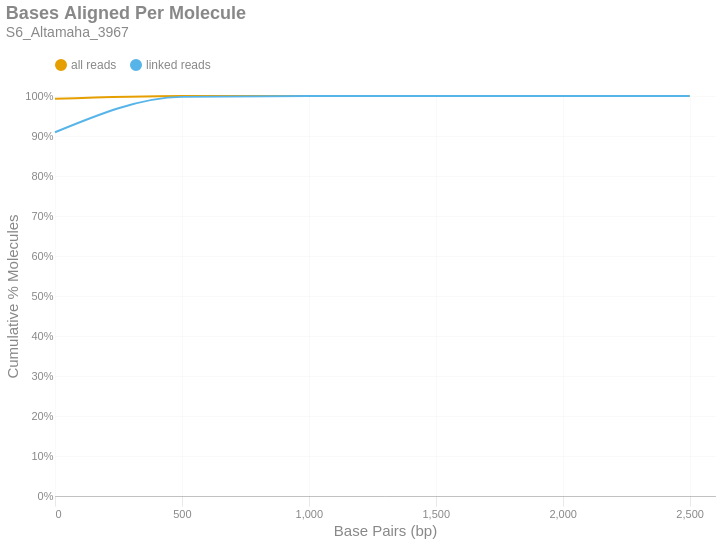

This figure's notebook cell:
### Markdown cell above
### Bases Aligned Per Molecule
This is a cumulative frequency distribution showing the number of base pairs aligned per unique molecule. These data are shown in 500 bp bins. There are two distributions: one with `all reads` (yellow) and another with only `linked reads` (blue). The percent of molecules in the `linked reads` distribution is relative to the total number of linked molecules.

### Code cell
if SKIPLR:
    print_html(f"Skipped")
else:
    binned_df = consolidated_hist(valids['aligned_bp'], mask, 500, True)
    with SafeRender(binned_df):
        (
            density_plot(binned_df, 'Bases Aligned Per Molecule', samplename, 'basesper')
            .encode(
                x=alt.X('bin:Q', title="Base Pairs (bp)").axis(tickMinStep=500).scale(padding=0),
                y=alt.Y('value:Q', title='Cumulative % Molecules')
                    .axis(format='%')
                    .scale(domain = [0,1])
                    .stack(False),
                color=alt.Color("key:N").scale(domain = ["all reads", "linked reads"]),
                tooltip = [
                    alt.Tooltip("key:N", title = "Data Type"),
                    alt.Tooltip("range_label:N", title="Bases Aligned Per Molecule"),
                    alt.Tooltip("value:Q", format = ".2%", title="% Molecules (Cum.)")
                ]
            )
        ).display()

### Figure 1 — Vega-Lite specification as saved in the notebook (floating-point values rounded to 4 significant figures)
{"width": "container", "height": 400, "config": {"title": {"anchor": "start", "dy": -15, "fontSize": 18, "color": "#888888", "subtitleColor": "#888888", "subtitleFontSize": 14}, "arc": {"fill": "#0072B2"}, "axis": {"domainColor": "#888888", "domainWidth": 0.5, "gridWidth": 0.2, "grid": false, "titleFontWeight": 400, "titleFontSize": 15, "labelFontSize": 11, "labelColor": "#888888", "tickColor": "#888888", "tickWidth": 0.2, "titleColor": "#888888"}, "axisBand": {"grid": false}, "axisX": {"grid": true, "tickSize": 10, "domainCap": "round"}, "axisY": {"domain": false, "grid": true, "tickSize": 0, "domainCap": "round"}, "background": "transparent", "header": {"labelFontSize": 15, "labelColor": "#888888", "titleFontSize": 15, "titleFontWeight": 600, "titleColor": "#888888"}, "legend": {"labelFont": "sans-serif", "labelFontSize": 12, "labelColor": "#888888", "symbolSize": 100, "symbolType": "circle", "titleFontSize": 12, "titlePadding": 10, "titleColor": "#888888", "title": null, "orient": "top"}, "range": {"category": ["#E69F00", "#56B4E9", "#009E73", "#F0E442", "#0072B2", "#D55E00", "#CC79A7", "#000000"], "diverging": ["#cfe8f3", "#a2d4ec", "#73bfe2", "#46abdb", "#1696d2", "#12719e"]}, "area": {"fill": "#0072B2", "fillOpacity": 0.7, "line": true, "strokeOpacity": 0.7}, "line": {"color": "#0072B2", "stroke": "#0072B2", "strokeWidth": 2}, "trail": {"color": "#0072B2", "stroke": "#0072B2", "strokeWidth": 0, "size": 1}, "point": {"filled": true, "fillOpacity": 1.0, "size": 95}, "text": {"color": "#888888", "fontSize": 11, "align": "right", "fontWeight": 400, "size": 11}, "bar": {"fill": "#0072B2", "stroke": null}, "view": {"stroke": null, "continuousWidth": 660, "continuousHeight": 400}}, "data": {"name": "data-cb904ba185c31d1dbcf5590296630065"}, "mark": {"type": "line", "interpolate": "monotone", "point": {"opacity": 0, "size": 275}}, "encoding": {"color": {"field": "key", "scale": {"domain": ["all reads", "linked reads"]}, "type": "nominal"}, "tooltip": [{"field": "key", "title": "Data Type", "type": "nominal"}, {"field": "range_label", "title": "Bases Aligned Per Molecule", "type": "nominal"}, {"field": "value", "format": ".2%", "title": "% Molecules (Cum.)", "type": "quantitative"}], "x": {"axis": {"tickMinStep": 500}, "field": "bin", "scale": {"padding": 0}, "title": "Base Pairs (bp)", "type": "quantitative"}, "y": {"axis": {"format": "%"}, "field": "value", "scale": {"domain": [0, 1]}, "stack": false, "title": "Cumulative % Molecules", "type": "quantitative"}}, "params": [{"name": "param_c36ac31b6afebe62", "select": {"type": "point", "fields": ["key"]}, "bind": "legend"}], "title": {"text": "Bases Aligned Per Molecule", "subtitle": "S6_Altamaha_3967"}, "transform": [{"fold": ["all reads (cumsum)", "linked reads (cumsum)"]}, {"calculate": "replace(datum.key, ' (cumsum)', '')", "as": "key"}, {"filter": {"param": "param_c36ac31b6afebe62"}}], "usermeta": {"embedOptions": {"downloadFileName": "S6_Altamaha_3967.basesper"}}, "$schema": "https://vega.github.io/schema/vega-lite/v6.1.0.json", "datasets": {"data-cb904ba185c31d1dbcf5590296630065": [{"bin": "0.0", "interval": "0.0-500.0", "all reads": 0.9928, "linked reads": 0.9094, "all reads (cumsum)": 0.9928, "linked reads (cumsum)": 0.9094, "range_label": "0-499"}, {"bin": "500.0", "interval": "500.0-1000.0", "all reads": 0.006993, "linked reads": 0.08844, "all reads (cumsum)": 0.9998, "linked reads (cumsum)": 0.9978, "range_label": "500-999"}, {"bin": "1000.0", "interval": "1000.0-1500.0", "all reads": 0.0001716, "linked reads": 0.001993, "all reads (cumsum)": 1.0, "linked reads (cumsum)": 0.9998, "range_label": "1000-1499"}, {"bin": "1500.0", "interval": "1500.0-2000.0", "all reads": 1.378e-05, "linked reads": 0.0001599, "all reads (cumsum)": 1.0, "linked reads (cumsum)": 1.0, "range_label": "1500-1999"}, {"bin": "2000.0", "interval": "2000.0-2500.0", "all reads": 1.969e-06, "linked reads": 2.161e-05, "all reads (cumsum)": 1.0, "linked reads (cumsum)": 1.0, "range_label": "2000-2499"}, {"bin": "2500.0", "interval": "2500.0-3000.0", "all reads": 1.313e-06, "linked reads": 1.297e-05, "all reads (cumsum)": 1.0, "linked reads (cumsum)": 1.0, "range_label": "2500-2999"}]}}
